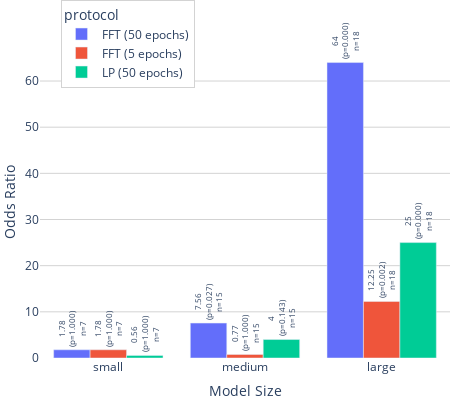

Notebook code cell kept with this figure:
### Code cell
import plotly.express as px
import pandas as pd

# Add sample size column
results_df["sample_size"] = results_df["trades_wins"] + results_df["classic_wins"]

# Format text label with odds ratio, p-value, and sample size
results_df["text_label"] = results_df.apply(
    lambda row: (
        f'{int(row["odds_ratio"])}' if row["odds_ratio"] == int(row["odds_ratio"]) 
        else f'{row["odds_ratio"]:.2f}'
    ) + f'<br>(p={row["p_value"]:.3f})<br>n={row["sample_size"]}',
    axis=1
)
# Plotly bar chart
fig = px.bar(
    results_df,
    x="size",
    y="odds_ratio",
    color="protocol",
    barmode="group",
    text="text_label",
    labels={"size": "Model Size", "odds_ratio": "Odds Ratio"},
)

# Update traces for text styling
fig.update_traces(
    textposition="outside",
    textangle=-90,
    textfont=dict(size=10),
    cliponaxis=False
)


fig.update_layout(
            margin=dict(l=0, r=0, t=0, b=0),  # remove all outer margins
            width=450,    # in pixels (~2.5 inches at 96 DPI)
            height=400,    # in pixels (~1.875 inches)
            yaxis_title="Odds Ratio",
            xaxis_title="Model Size",            
            # White background
            plot_bgcolor="white",
            paper_bgcolor="white",
            
            # Light grey grid
            xaxis=dict(showgrid=False, gridcolor="lightgrey"),
            yaxis=dict(showgrid=True, gridcolor="lightgrey"),
            uniformtext_minsize=8,
            uniformtext_mode='show',
            
            # Legend inside figure
            legend=dict(
                font=dict(size=12),
                yanchor="top",
                xanchor="left",   # anchor point for x position
                x=0.05,           # move legend to the left side
                y=1.15,           # optional: near the top
                bgcolor="rgba(255,255,255,1)",
                bordercolor="lightgrey",
                borderwidth=1
            )
        )

fig.show()
fig.write_image("./paper_figures/oddsratio_TRADES_outperforms.png", scale=3  )

### Figure 1 — Plotly figure (JSON) as saved in the notebook; plotly's stock layout.template omitted (floating-point values rounded to 4 significant figures)
{"data": [{"alignmentgroup": "True", "cliponaxis": false, "hovertemplate": "protocol=FFT (50 epochs)<br>Model Size=%{x}<br>Odds Ratio=%{y}<br>text_label=%{text}<extra></extra>", "legendgroup": "FFT (50 epochs)", "marker": {"color": "#636efa", "pattern": {"shape": ""}}, "name": "FFT (50 epochs)", "offsetgroup": "FFT (50 epochs)", "orientation": "v", "showlegend": true, "text": ["1.78<br>(p=1.000)<br>n=7", "7.56<br>(p=0.027)<br>n=15", "64<br>(p=0.000)<br>n=18"], "textangle": -90, "textfont": {"size": 10}, "textposition": "outside", "type": "bar", "x": ["small", "medium", "large"], "xaxis": "x", "y": [1.778, 7.562, 64], "yaxis": "y"}, {"alignmentgroup": "True", "cliponaxis": false, "hovertemplate": "protocol=FFT (5 epochs)<br>Model Size=%{x}<br>Odds Ratio=%{y}<br>text_label=%{text}<extra></extra>", "legendgroup": "FFT (5 epochs)", "marker": {"color": "#EF553B", "pattern": {"shape": ""}}, "name": "FFT (5 epochs)", "offsetgroup": "FFT (5 epochs)", "orientation": "v", "showlegend": true, "text": ["1.78<br>(p=1.000)<br>n=7", "0.77<br>(p=1.000)<br>n=15", "12.25<br>(p=0.002)<br>n=18"], "textangle": -90, "textfont": {"size": 10}, "textposition": "outside", "type": "bar", "x": ["small", "medium", "large"], "xaxis": "x", "y": [1.778, 0.7656, 12.25], "yaxis": "y"}, {"alignmentgroup": "True", "cliponaxis": false, "hovertemplate": "protocol=LP (50 epochs)<br>Model Size=%{x}<br>Odds Ratio=%{y}<br>text_label=%{text}<extra></extra>", "legendgroup": "LP (50 epochs)", "marker": {"color": "#00cc96", "pattern": {"shape": ""}}, "name": "LP (50 epochs)", "offsetgroup": "LP (50 epochs)", "orientation": "v", "showlegend": true, "text": ["0.56<br>(p=1.000)<br>n=7", "4<br>(p=0.143)<br>n=15", "25<br>(p=0.000)<br>n=18"], "textangle": -90, "textfont": {"size": 10}, "textposition": "outside", "type": "bar", "x": ["small", "medium", "large"], "xaxis": "x", "y": [0.5625, 4, 25], "yaxis": "y"}], "layout": {"barmode": "group", "height": 400, "legend": {"bgcolor": "rgba(255,255,255,1)", "bordercolor": "lightgrey", "borderwidth": 1, "font": {"size": 12}, "title": {"text": "protocol"}, "tracegroupgap": 0, "x": 0.05, "xanchor": "left", "y": 1.15, "yanchor": "top"}, "margin": {"b": 0, "l": 0, "r": 0, "t": 0}, "paper_bgcolor": "white", "plot_bgcolor": "white", "uniformtext": {"minsize": 8, "mode": "show"}, "width": 450, "xaxis": {"anchor": "y", "domain": [0, 1], "gridcolor": "lightgrey", "showgrid": false, "title": {"text": "Model Size"}}, "yaxis": {"anchor": "x", "domain": [0, 1], "gridcolor": "lightgrey", "showgrid": true, "title": {"text": "Odds Ratio"}}}}
